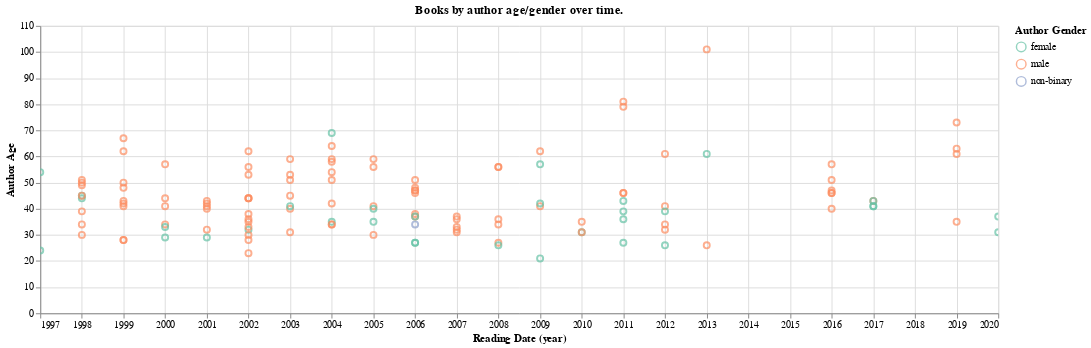

The notebook cell saved with this chart:
### Code cell
q = """
    PREFIX rdfs: <http://www.w3.org/2000/01/rdf-schema#> 
    PREFIX wdt: <http://www.wikidata.org/prop/direct/>
    PREFIX wd: <http://www.wikidata.org/entity/>
    SELECT DISTINCT ?book ?reading ?publication ?dob ?gender_label ?book_label ?author_label
    WHERE { 
        ?book a <https://birot.github.io/ontology/Book>. 
        ?book <https://birot.github.io/ontology/hasWikidataId> ?wiki.
        BIND (IRI(CONCAT(str(wd:),?wiki)) as ?wiki_book).
        OPTIONAL {service <https://query.wikidata.org/sparql> {
             ?wiki_book wdt:P577 ?publication. ?wiki_book wdt:P50 ?wiki_author.       
             ?wiki_author wdt:P569 ?dob. ?wiki_author wdt:P21 ?gender.
             ?gender rdfs:label ?gender_label filter (lang(?gender_label) = "en").
             ?wiki_book rdfs:label ?book_label filter (lang(?book_label) = "en").   
             ?wiki_author rdfs:label ?author_label filter (lang(?author_label) = "en").}}
        ?event <https://birot.github.io/ontology/hasBook> ?book.
        ?event <https://birot.github.io/ontology/hasStartDate> ?reading. 
        }
    """

def calculate_age(row):
    if row['Publication Date'] == None or row['Author Birth'] == None:
        return 'not valid'
    else:
        return int(str(row['Publication Date'])[:4])-int(str(row['Author Birth'])[:4])

dataframe = pandas.DataFrame(create_graph().query(q))
dataframe.columns=['Book', 'Reading Date', 'Publication Date', 'Author Birth', 'Author Gender', 'Title', 'Author']
dataframe['Author Age'] = dataframe.apply(calculate_age, axis=1)
dataframe = dataframe.loc[~dataframe['Author Age'].isin(['not valid'])]

chart = altair.Chart(dataframe, title='Books by author age/gender over time.').mark_point(size=40).encode(
    x='year(Reading Date):T', y='Author Age', color=altair.Color('Author Gender', scale=altair.Scale(scheme='set2')),
    tooltip=['Title', 'Author', 'Author Age']).interactive()
display(altair.layer(chart).properties(width=1000, height=300, title=''))

### Figure 1 — Vega-Lite specification as saved in the notebook (floating-point values rounded to 4 significant figures; data arrays with more than 128 entries replaced by an {"elided": "..."} marker saying what was removed)
{"config": {"view": {"continuousWidth": 400, "continuousHeight": 300}}, "layer": [{"mark": {"type": "point", "size": 40}, "encoding": {"color": {"type": "nominal", "field": "Author Gender", "scale": {"scheme": "set2"}}, "tooltip": [{"type": "nominal", "field": "Title"}, {"type": "nominal", "field": "Author"}, {"type": "quantitative", "field": "Author Age"}], "x": {"type": "temporal", "field": "Reading Date", "timeUnit": "year"}, "y": {"type": "quantitative", "field": "Author Age"}}, "selection": {"selector001": {"type": "interval", "bind": "scales", "encodings": ["x", "y"]}}, "title": "Books by author age/gender over time."}], "data": {"name": "data-b1fbb1672920bd92166c486d3e082f85"}, "height": 300, "title": "", "width": 1000, "$schema": "https://vega.github.io/schema/vega-lite/v4.8.1.json", "datasets": {"data-b1fbb1672920bd92166c486d3e082f85": {"elided": "132 records"}}}
